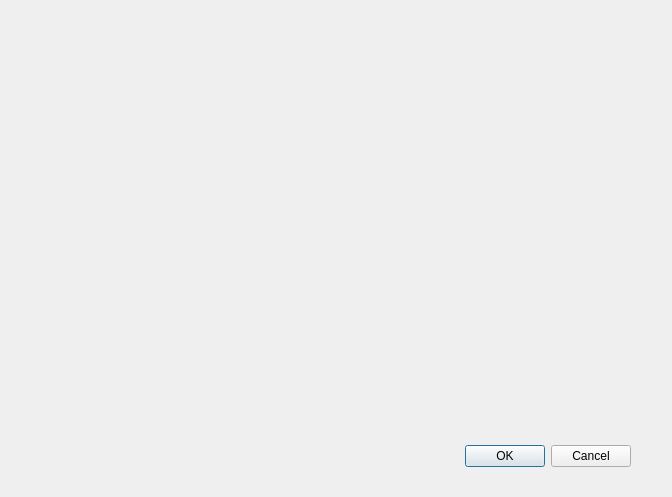
<?xml version="1.0" encoding="UTF-8"?>
<ui version="4.0">
 <class>FeedManagement</class>
 <widget class="QDialog" name="FeedManagement">
  <property name="geometry">
   <rect>
    <x>0</x>
    <y>0</y>
    <width>672</width>
    <height>497</height>
   </rect>
  </property>
  <property name="windowTitle">
   <string>Dialog</string>
  </property>
  <widget class="QDialogButtonBox" name="buttonBox">
   <property name="geometry">
    <rect>
     <x>10</x>
     <y>440</y>
     <width>621</width>
     <height>32</height>
    </rect>
   </property>
   <property name="orientation">
    <enum>Qt::Horizontal</enum>
   </property>
   <property name="standardButtons">
    <set>QDialogButtonBox::Cancel|QDialogButtonBox::Ok</set>
   </property>
  </widget>
 </widget>
 <resources/>
 <connections>
  <connection>
   <sender>buttonBox</sender>
   <signal>accepted()</signal>
   <receiver>FeedManagement</receiver>
   <slot>accept()</slot>
   <hints>
    <hint type="sourcelabel">
     <x>248</x>
     <y>254</y>
    </hint>
    <hint type="destinationlabel">
     <x>157</x>
     <y>274</y>
    </hint>
   </hints>
  </connection>
  <connection>
   <sender>buttonBox</sender>
   <signal>rejected()</signal>
   <receiver>FeedManagement</receiver>
   <slot>reject()</slot>
   <hints>
    <hint type="sourcelabel">
     <x>316</x>
     <y>260</y>
    </hint>
    <hint type="destinationlabel">
     <x>286</x>
     <y>274</y>
    </hint>
   </hints>
  </connection>
 </connections>
</ui>
